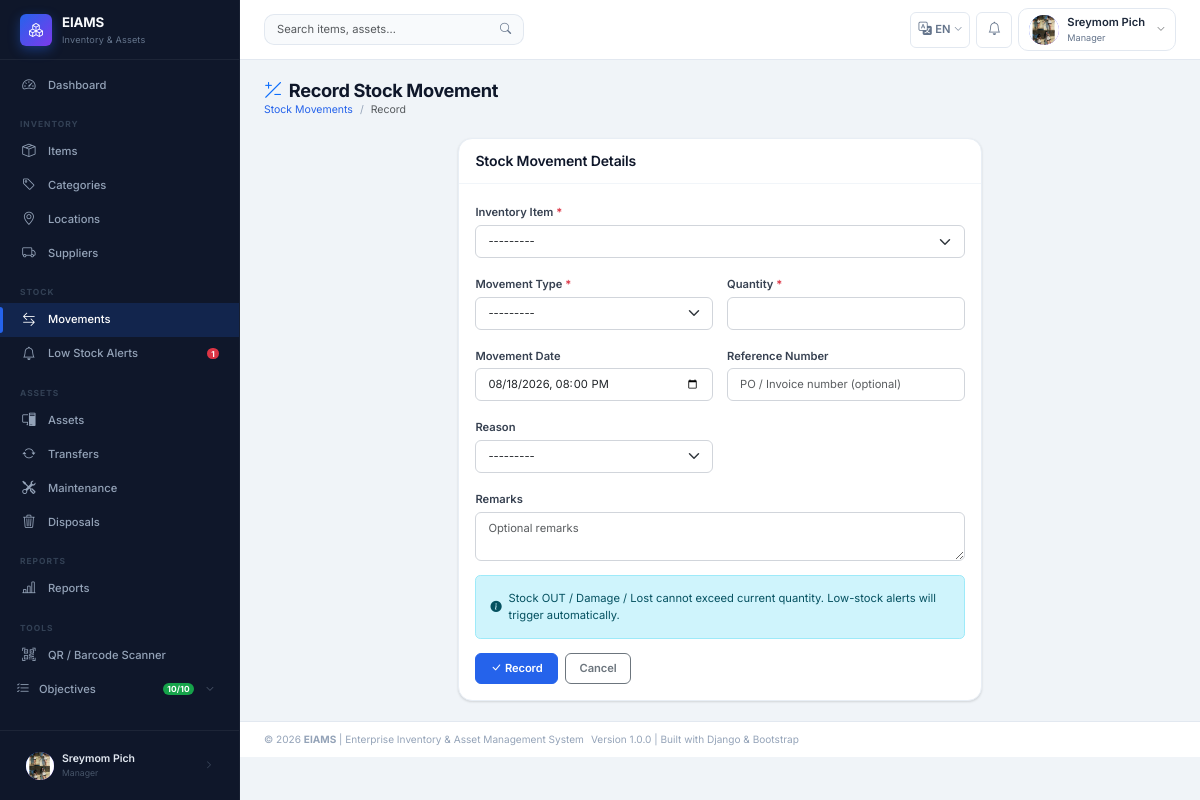
/stock/create/ (signed in), run on the app's committed database.
### apps/accounts/models.py (models this page shows, shortened)
class User(AbstractUser):
    STATUS_ACTIVE   = 'Active'
    STATUS_INACTIVE = 'Inactive'
    STATUS_CHOICES  = [
        (STATUS_ACTIVE,   'Active'),
        (STATUS_INACTIVE, 'Inactive'),
    ]
    GENDER_MALE   = 'Male'
    GENDER_FEMALE = 'Female'
    GENDER_OTHER  = 'Other'
    GENDER_CHOICES = [
        (GENDER_MALE,   'Male'),
        (GENDER_FEMALE, 'Female'),
        (GENDER_OTHER,  'Other'),
    ]
    role        = models.ForeignKey(
        Role,
        on_delete=models.PROTECT,    # Prevent role deletion if users exist
        null=True,
        blank=True,
        related_name='users',
        verbose_name='Role',
        help_text='Assigned system role for access control'
    )
    full_name   = models.CharField(
        max_length=100,
        verbose_name='Full Name',
        help_text='User\'s full display name'
    )
    gender      = models.CharField(
        max_length=10,
        choices=GENDER_CHOICES,
        blank=True,
        null=True,
        verbose_name='Gender'
    )
    phone       = models.CharField(
        max_length=20,
        blank=True,
        null=True,
        verbose_name='Phone Number'
    )
    email       = models.EmailField(
        unique=True,
        verbose_name='Email Address'
    )
    department  = models.CharField(
        max_length=100,
        blank=True,
        null=True,
        verbose_name='Department',
        help_text='Organizational department the user belongs to'
    )
    status      = models.CharField(
        max_length=20,
        choices=STATUS_CHOICES,
        default=STATUS_ACTIVE,
        verbose_name='Account Status'
    )
    profile_pic = models.ImageField(
        upload_to='profiles/',
        blank=True,
        null=True,
        verbose_name='Profile Picture'
    )
    class Meta:
        verbose_name        = 'User'
        verbose_name_plural = 'Users'
        ordering            = ['full_name']
    def get_role_name(self):
        return self.role.role_name if self.role else 'No Role'
    def is_super_admin(self):
        return self.role and self.role.role_name == Role.SUPER_ADMIN
    def is_admin_or_above(self):
        return self.role and self.role.is_admin_or_above()

class Role(models.Model):
    SUPER_ADMIN = 'Super Admin'
    ADMIN       = 'Admin'
    MANAGER     = 'Manager'
    STAFF       = 'Staff'
    ROLE_CHOICES = [
        (SUPER_ADMIN, 'Super Admin'),
        (ADMIN,       'Admin'),
        (MANAGER,     'Manager'),
        (STAFF,       'Staff'),
    ]
    role_name   = models.CharField(
        max_length=50,
        unique=True,
        choices=ROLE_CHOICES,
        verbose_name='Role Name',
        help_text='System role: Super Admin / Admin / Manager / Staff'
    )
    description = models.TextField(
        blank=True,
        null=True,
        verbose_name='Description',
        help_text='Detailed description of this role and its permissions'
    )
    created_at  = models.DateTimeField(auto_now_add=True)
    updated_at  = models.DateTimeField(auto_now=True)
    class Meta:
        verbose_name        = 'Role'
        verbose_name_plural = 'Roles'
        ordering            = ['role_name']
    def is_admin_or_above(self):
        return self.role_name in [self.SUPER_ADMIN, self.ADMIN]

### apps/stock/views.py (the view)
# urls.py: path('create/',                   views.movement_create, name='movement_create'),
@login_required
@manager_or_above_required
def movement_create(request):
    if request.method == 'POST':
        form = StockMovementForm(request.POST)
        if form.is_valid():
            movement          = form.save(commit=False)
            movement.created_by = request.user
            item              = movement.item
            qty               = movement.quantity
            mtype             = movement.movement_type
            if mtype in StockMovement.INCREASE_TYPES:
                item.current_qty += qty
            elif mtype in StockMovement.DECREASE_TYPES:
                item.current_qty -= qty
            elif mtype == 'Adjustment':
                item.current_qty = qty
            elif mtype == 'Transfer':
                item.current_qty -= qty
            movement.qty_after = item.current_qty
            item.save(update_fields=['current_qty', 'updated_at'])
            movement.save()
            LowStockAlert.create_if_needed(item)
            if item.current_qty > item.min_qty:
                LowStockAlert.objects.filter(
                    item=item, status=LowStockAlert.STATUS_NEW
                ).update(
                    status=LowStockAlert.STATUS_RESOLVED,
                    resolved_at=timezone.now()
                )
            messages.success(
                request,
                f'Stock movement recorded. {item.item_name} quantity is now {item.current_qty} {item.unit}.'
            )
            return redirect('stock:movement_list')
        messages.error(request, 'Please correct the errors below.')
    else:
        form = StockMovementForm()
    return render(request, 'stock/movement_form.html', {
        'form':       form,
        'page_title': 'Record Stock Movement',
        'action':     'Record',
    })

### apps/inventory/models.py (called while the page is built)
    def __str__(self):
        return f"{self.item_code} - {self.item_name}"

### apps/notifications/context_processors.py (called while the page is built)
def notification_count(request):
    if not request.user.is_authenticated:
        return {}
    try:
        from .models import Notification
        unread_count = Notification.objects.filter(
            user=request.user, is_read=False
        ).count()
    except Exception:
        unread_count = 0
    try:
        from apps.stock.models import LowStockAlert
        open_alerts = LowStockAlert.objects.filter(status='New').count()
    except Exception:
        open_alerts = 0
    return {
        'unread_notification_count': unread_count,
        'open_alerts': open_alerts,
    }

### templates/stock/movement_form.html (shortened to what this page needs)
{% extends "base.html" %}
{% block content %}
<div class="page-header">
  <div>
    <h1><i class="bi bi-plus-slash-minus me-2 text-primary"></i>{{ page_title|default:"Record Stock Movement" }}</h1>
    <nav aria-label="breadcrumb"><ol class="breadcrumb">
      <li class="breadcrumb-item"><a href="{% url 'stock:movement_list' %}">Stock Movements</a></li>
      <li class="breadcrumb-item active">{{ action|default:"Record" }}</li>
    </ol></nav>
  </div>
</div>
<div class="row justify-content-center">
  <div class="col-lg-7">
    <div class="card">
      <div class="card-header"><h6 class="mb-0">Stock Movement Details</h6></div>
      <div class="card-body">
        <form method="post">
          <div class="row g-3">
            <div class="col-12">
              <label class="form-label">Inventory Item <span class="text-danger">*</span></label>
              {{ form.item }}
            </div>
            <div class="col-md-6">
              <label class="form-label">Movement Type <span class="text-danger">*</span></label>
              {{ form.movement_type }}
            </div>
            <div class="col-md-6">
              <label class="form-label">Quantity <span class="text-danger">*</span></label>
              {{ form.quantity }}
            </div>
            <div class="col-md-6">
              <label class="form-label">Movement Date</label>
              {{ form.movement_date }}
            </div>
            <div class="col-md-6">
              <label class="form-label">Reference Number</label>
              {{ form.reference_no }}
            </div>
            <div class="col-md-6">
              <label class="form-label">Reason</label>
              {{ form.reason }}
            </div>
            <div class="col-12">
              <label class="form-label">Remarks</label>
              {{ form.remarks }}
            </div>
          </div>
          <div class="alert alert-info mt-3 d-flex align-items-center gap-2" style="font-size:.8rem;">
            <i class="bi bi-info-circle-fill"></i>
            Stock OUT / Damage / Lost cannot exceed current quantity. Low-stock alerts will trigger automatically.
          </div>
          <div class="mt-3 d-flex gap-2">
            <button type="submit" class="btn btn-primary"><i class="bi bi-check-lg me-1"></i>{{ action|default:"Record Movement" }}</button>
            <a href="{% url 'stock:movement_list' %}" class="btn btn-outline-secondary">Cancel</a>
          </div>
        </form>
      </div>
    </div>
  </div>
</div>
{% endblock %}

### templates/includes/sidebar.html (shortened to what this page needs)
{% load static i18n %}
<aside class="sidebar" id="sidebar" role="navigation" aria-label="Main navigation">
  <div class="sidebar-brand">
    <div class="brand-icon" aria-hidden="true"><i class="bi bi-boxes"></i></div>
    <div>
      <div class="brand-text">EIAMS</div>
      <div class="brand-sub">Inventory &amp; Assets</div>
    </div>
  </div>
  <nav class="sidebar-nav" aria-label="Sidebar menu">
    <ul class="nav flex-column">
      <li class="nav-item">
        <a href="{% url 'dashboard:home' %}"
           class="nav-link {% if request.resolver_match.app_name == 'dashboard' %}active{% endif %}"
           aria-current="{% if request.resolver_match.app_name == 'dashboard' %}page{% else %}false{% endif %}">
          <i class="bi bi-speedometer2" aria-hidden="true"></i>
          <span>{% trans "Dashboard" %}</span>
        </a>
      </li>
    </ul>
    <div class="nav-section-label" aria-hidden="true">{% trans "Inventory" %}</div>
    <ul class="nav flex-column">
      <li><a href="{% url 'inventory:item_list' %}" class="nav-link {% if 'items' in request.path %}active{% endif %}">
        <i class="bi bi-box-seam" aria-hidden="true"></i><span>{% trans "Items" %}</span>
      </a></li>
      <li><a href="{% url 'inventory:category_list' %}" class="nav-link {% if 'categories' in request.path %}active{% endif %}">
        <i class="bi bi-tag" aria-hidden="true"></i><span>{% trans "Categories" %}</span>
      </a></li>
      <li><a href="{% url 'inventory:location_list' %}" class="nav-link {% if 'locations' in request.path %}active{% endif %}">
        <i class="bi bi-geo-alt" aria-hidden="true"></i><span>{% trans "Locations" %}</span>
      </a></li>
      <li><a href="{% url 'inventory:supplier_list' %}" class="nav-link {% if 'suppliers' in request.path %}active{% endif %}">
        <i class="bi bi-truck" aria-hidden="true"></i><span>{% trans "Suppliers" %}</span>
      </a></li>
    </ul>
    <div class="nav-section-label" aria-hidden="true">{% trans "Stock" %}</div>
    <ul class="nav flex-column">
      <li><a href="{% url 'stock:movement_list' %}" class="nav-link {% if 'stock' in request.path and 'alerts' not in request.path %}active{% endif %}">
        <i class="bi bi-arrow-left-right" aria-hidden="true"></i><span>{% trans "Movements" %}</span>
      </a></li>
      <li><a href="{% url 'stock:alert_list' %}" class="nav-link {% if 'alerts' in request.path %}active{% endif %}">
        <i class="bi bi-bell" aria-hidden="true"></i>
        <span>{% trans "Low Stock Alerts" %}</span>
        {% if open_alerts %}<span class="badge bg-danger" aria-label="{{ open_alerts }} alerts">{{ open_alerts }}</span>{% endif %}
      </a></li>
    </ul>
    <div class="nav-section-label" aria-hidden="true">{% trans "Assets" %}</div>
    <ul class="nav flex-column">
      <li><a href="{% url 'assets:asset_list' %}" class="nav-link {% if 'assets' in request.path and 'transfer' not in request.path and 'maintenance' not in request.path and 'disposal' not in request.path %}active{% endif %}">
        <i class="bi bi-pc-display" aria-hidden="true"></i><span>{% trans "Assets" %}</span>
      </a></li>
      <li><a href="{% url 'assets:transfer_list' %}" class="nav-link {% if 'transfers' in request.path %}active{% endif %}">
        <i class="bi bi-arrow-repeat" aria-hidden="true"></i><span>{% trans "Transfers" %}</span>
      </a></li>
      <li><a href="{% url 'assets:maintenance_list' %}" class="nav-link {% if 'maintenance' in request.path %}active{% endif %}">
        <i class="bi bi-tools" aria-hidden="true"></i><span>{% trans "Maintenance" %}</span>
      </a></li>
      <li><a href="{% url 'assets:disposal_list' %}" class="nav-link {% if 'disposals' in request.path %}active{% endif %}">
        <i class="bi bi-trash3" aria-hidden="true"></i><span>{% trans "Disposals" %}</span>
      </a></li>
    </ul>
    <div class="nav-section-label" aria-hidden="true">{% trans "Reports" %}</div>
    <ul class="nav flex-column">
      <li><a href="{% url 'reports:index' %}" class="nav-link {% if 'reports' in request.path %}active{% endif %}">
        <i class="bi bi-bar-chart-line" aria-hidden="true"></i><span>{% trans "Reports" %}</span>
      </a></li>
    </ul>
    <div class="nav-section-label" aria-hidden="true">{% trans "Tools" %}</div>
    <ul class="nav flex-column">
      <li><a href="{% url 'inventory:barcode_scanner' %}" class="nav-link {% if 'scanner' in request.path %}active{% endif %}">
        <i class="bi bi-qr-code-scan" aria-hidden="true"></i><span>{% trans "QR / Barcode Scanner" %}</span>
      </a></li>
      <li class="nav-item">
        <button class="nav-link w-100 text-start border-0 bg-transparent d-flex align-items-center gap-2"
                type="button"
                data-bs-toggle="collapse"
                data-bs-target="#objectivesCollapse"
                aria-expanded="false"
                aria-controls="objectivesCollapse"
                style="padding-left:1rem;">
          <i class="bi bi-list-check" aria-hidden="true"></i>
          <span style="flex:1;">{% trans "Objectives" %}</span>
          <span class="badge rounded-pill" style="background:#16a34a;font-size:.6rem;">10/10</span>
          <i class="bi bi-chevron-down obj-chevron" style="font-size:.6rem;opacity:.6;transition:transform .2s;"></i>
        </button>
      </li>
    </ul>
  </nav>
  <div class="sidebar-footer">
    <a href="{% url 'accounts:profile' %}" class="sidebar-user-pill" title="My Profile">
      <div class="user-avatar" style="width:28px;height:28px;font-size:.65rem;" aria-hidden="true">
        {% if user.profile_pic %}<img src="{{ user.profile_pic.url }}" alt="">
        {% else %}{{ user.full_name|first|upper }}{% endif %}
      </div>
      <div style="min-width:0;flex:1;">
        <div style="color:#e2e8f0;font-size:.75rem;font-weight:600;white-space:nowrap;overflow:hidden;text-overflow:ellipsis;">
          {{ user.full_name|truncatechars:18 }}
        </div>
        <div class="sidebar-user-role">{{ user.get_role_name|default:"No Role" }}</div>
      </div>
      <i class="bi bi-chevron-right" style="color:#475569;font-size:.6rem;" aria-hidden="true"></i>
    </a>
  </div>
</aside>

### templates/includes/navbar.html (shortened to what this page needs)
{% load static i18n %}
<header class="topbar" id="topbar" role="banner">
  <div class="topbar-search d-none d-md-flex" role="search">
    <form action="{% url 'inventory:item_list' %}" method="get" aria-label="{% trans 'Search' %}">
      <div class="input-group">
        <input type="search" name="q" class="form-control"
               placeholder="{% trans 'Search items, assets…' %}"
               value="{{ request.GET.q }}" aria-label="{% trans 'Search' %}">
        <button type="submit" class="btn btn-outline-secondary" aria-label="{% trans 'Submit search' %}">
          <i class="bi bi-search" aria-hidden="true"></i>
        </button>
      </div>
    </form>
  </div>
  <div class="topbar-actions" role="complementary">
    {% include "includes/language_switcher.html" %}
    <div class="dropdown">
      <button class="topbar-icon-btn" data-bs-toggle="dropdown"
              aria-label="{% trans 'Notifications' %}" aria-haspopup="true" aria-expanded="false">
        <i class="bi bi-bell" aria-hidden="true"></i>
      </button>
    </div>
    <div class="dropdown">
      <button class="user-dropdown-btn" data-bs-toggle="dropdown"
              aria-label="{% trans 'User menu' %}" aria-haspopup="true" aria-expanded="false">
        <div class="user-avatar" aria-hidden="true">
          {% if user.profile_pic %}
            <img src="{{ user.profile_pic.url }}" alt="{{ user.full_name }}">
          {% else %}
            {{ user.full_name|first|upper }}
          {% endif %}
        </div>
        <div class="d-none d-sm-block text-start">
          <div class="user-name">{{ user.full_name|truncatechars:16 }}</div>
          <div class="user-role">{{ user.get_role_name }}</div>
        </div>
        <i class="bi bi-chevron-down text-muted ms-1" style="font-size:.6rem;" aria-hidden="true"></i>
      </button>
    </div>
  </div>
</header>

### data on the page
User: profile_pic (picture), full_name "Sreymom Pich", get_role_name "Manager"

### other printed values
{{ open_alerts }} "1"
{{ page_title|default:"Record Stock Movement" }} "Record Stock Movement"
{{ action|default:"Record" }} "Record"
{{ action|default:"Record Movement" }} "Record"
